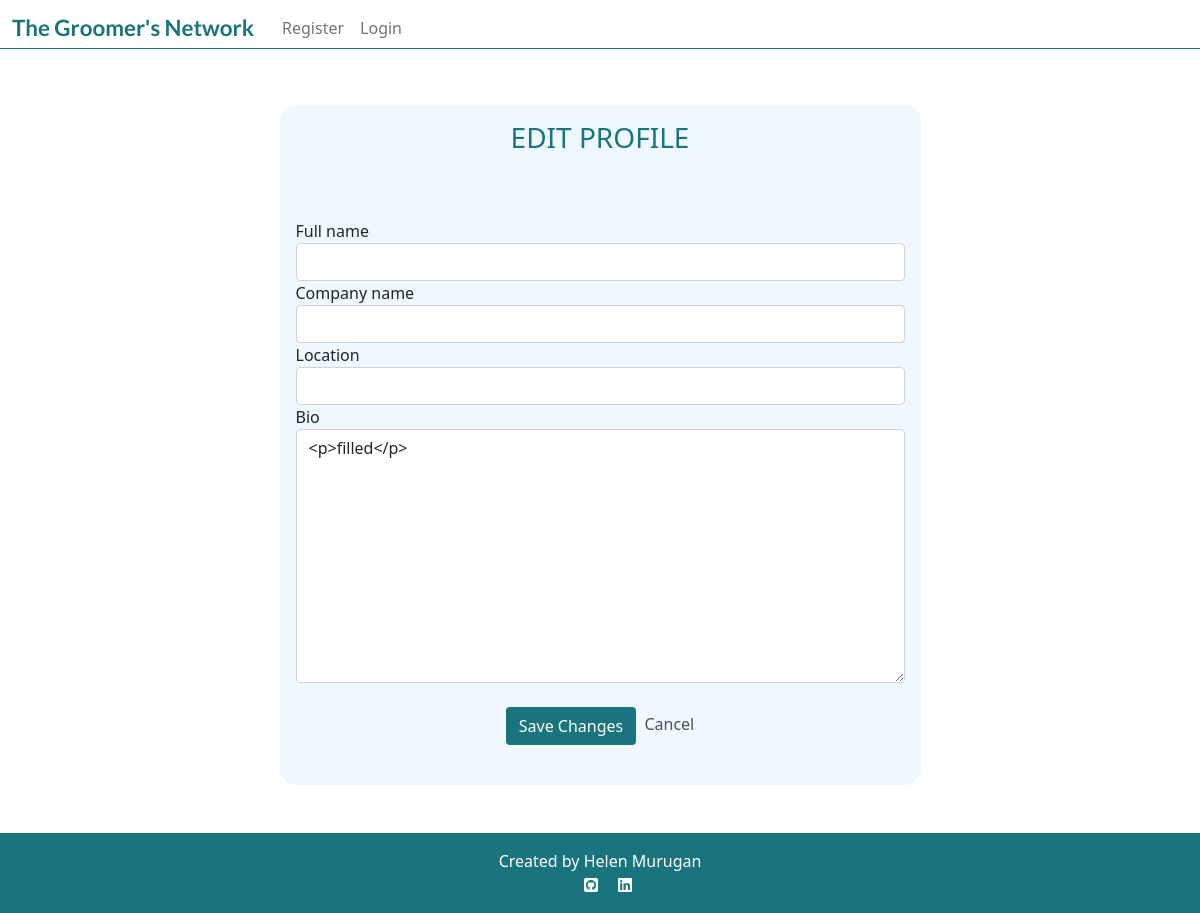
The page /user_profile/update/1/ on the database as committed earlier.
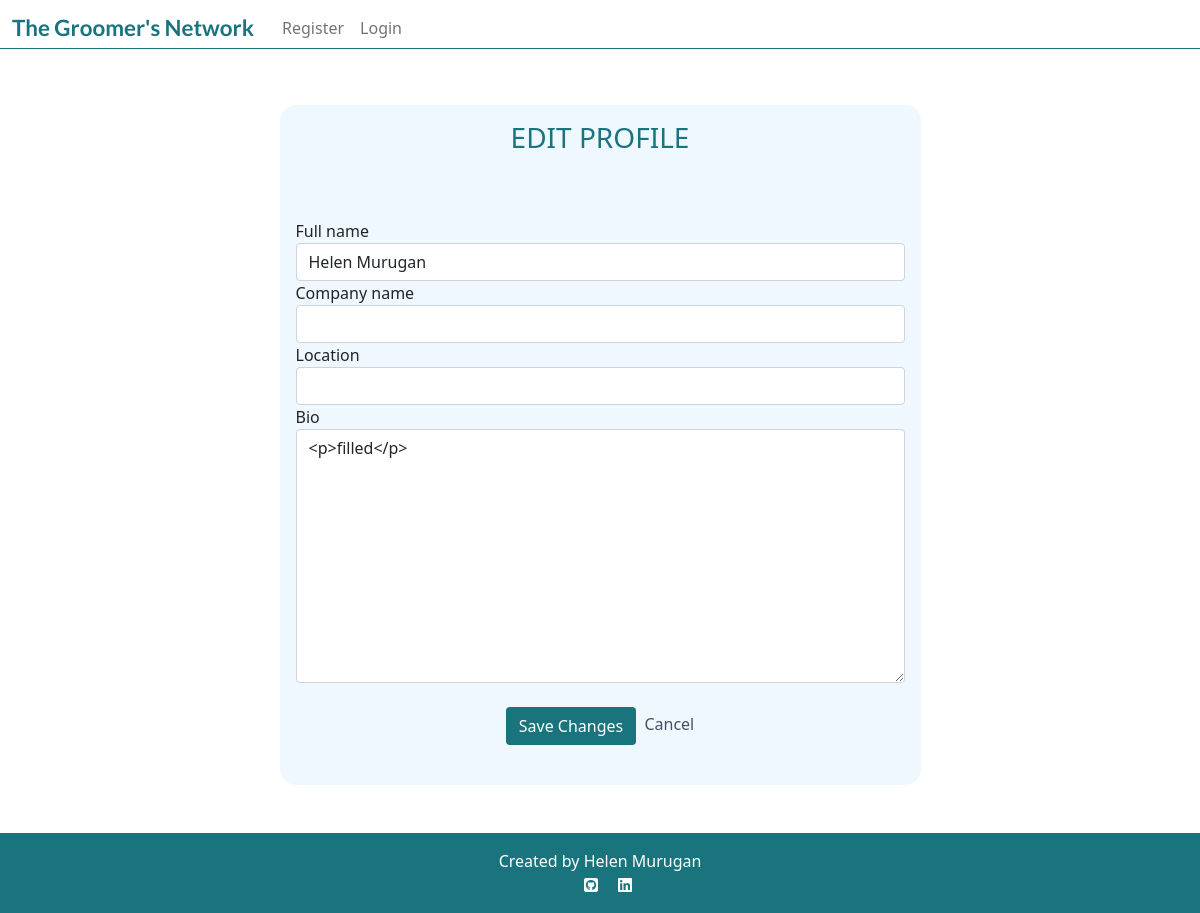
The same page on the database as committed later.
### user_profile/models.py (models this page shows)
class Profile(models.Model):
    user = models.OneToOneField(
        User,
        on_delete=models.CASCADE,
        related_name='profile',
        verbose_name='User',
    )
    full_name = models.CharField(
        max_length=50,
        blank=True,
        null=True,
        verbose_name='Full name',
        default=' ',
    )
    company_name = models.CharField(
        blank=True,
        null=True,
        max_length=30,
        default='',
    )
    location = models.CharField(
        blank=True,
        null=True,
        max_length=30,
        default=''
    )
    bio = models.TextField(
        blank=True,
        null=True,
        max_length=1000,
        default='',
    )

### user_profile/views.py (the view)
# urls.py: path('update/<int:pk>/', views.ProfileUpdate.as_view(), name='my_profile_update'),
class ProfileUpdate(SuccessMessageMixin, UpdateView):
    model = Profile
    form_class = ProfileForm
    template_name = "my_profile_update.html"
    success_url ="/user_profile/<str:user>"
    success_message = "Your profile has been updated!"

### user_profile/forms.py
class ProfileForm(forms.ModelForm):
    class Meta:
        model = Profile
        fields = ('full_name', 'company_name', 'location', 'bio',)

### templates/my_profile_update.html (shortened to what this page needs)
{% extends 'base.html' %}
{% load crispy_forms_tags %}
{% block content %}
<section>
    <div class="container my-5">
        <div class="row justify-content-center">
            <div class="col-md-8 col-lg-7">
                <div class="profile-card">
                    <div class="text-center">
                        <h3 class="card-body teal-text">EDIT PROFILE</h3>
                    </div>
                    <div class=card-body>
                        <form method="post" class="mt-4">
                            {{ form | crispy }}
                            <div class="text-center">
                                <button type="submit" class="btn btn-signup my-4">Save Changes</button>
                                <a href="{% url 'my_profile' user=request.user  %}" class="post-link">Cancel</a>
                            </div>
                        </form>
                    </div>
                </div>
            </div>
        </div>
    </div>
</section>
{% endblock %}

Rows that differ between the two databases and show on the page:
changed Profile "<p>filled</p>": full_name (not shown) → "Helen Murugan"
